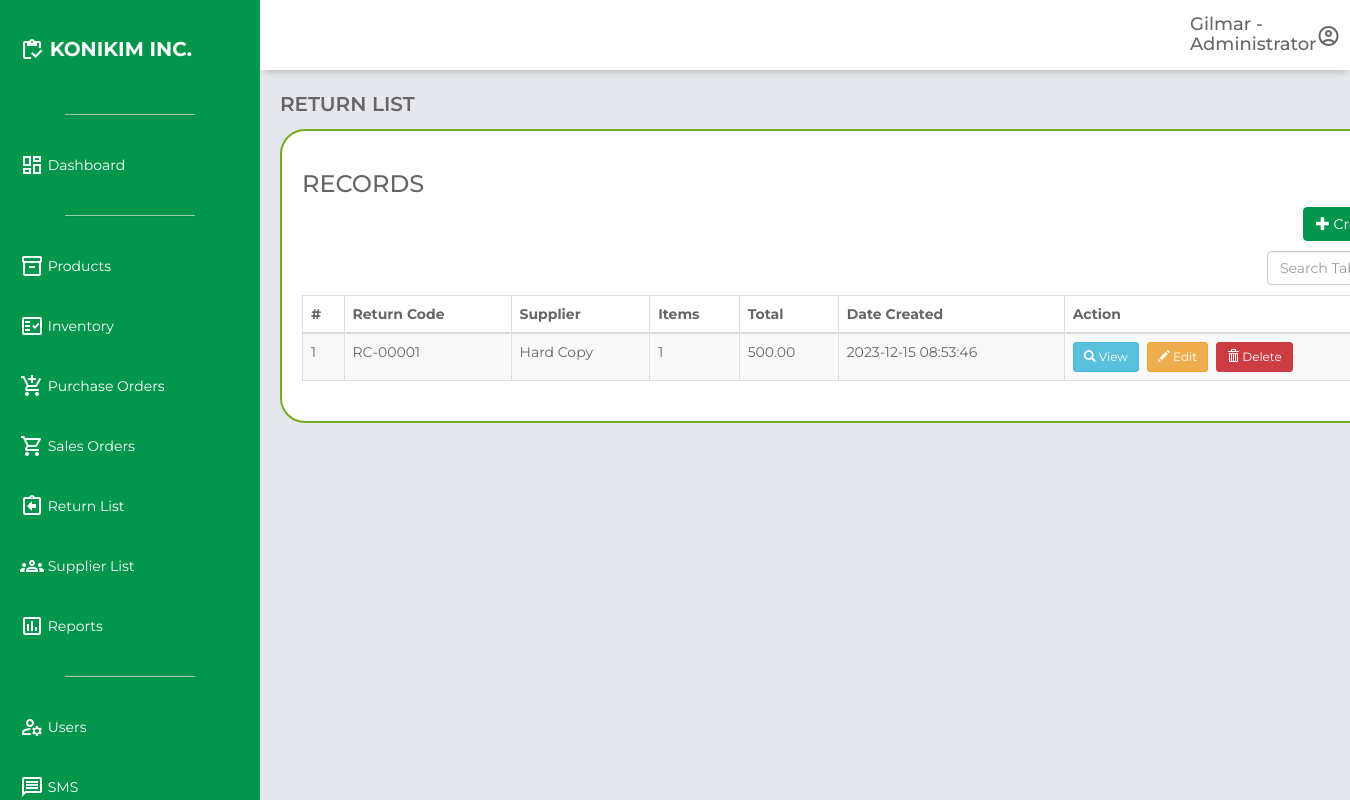
Screenshot of /return_list.php (signed in) with the database file from the repository.
### tables this page shows
CREATE TABLE `return_orders` (
  `id` int(11) NOT NULL,
  `returncode` varchar(255) NOT NULL,
  `supplier` varchar(255) NOT NULL,
  `subtotal` decimal(10,2) NOT NULL,
  `dateCreated` timestamp NOT NULL DEFAULT current_timestamp() ON UPDATE current_timestamp()
);

### return_list.php (the view, shortened to what this page needs)
<!DOCTYPE html>
<?php
if (isset($_SESSION['loggedin']) && $_SESSION['loggedin'] == true && isset($_SESSION['firstname']) && isset($_SESSION['user_type'])) {
    $userFirstName = $_SESSION['firstname'];
    $userType = $_SESSION['user_type'];
} else {
    $userFirstName = 'Unknown';
    $userType = 'Unknown';
}
?>
<html lang="en">
<head>
    <link rel="stylesheet" href="https://unpkg.com/boxicons@2.0.7/css/boxicons.min.css">
    <link href="https://maxcdn.bootstrapcdn.com/bootstrap/3.3.0/css/bootstrap.min.css" rel="stylesheet">
    <link href="https://cdn.datatables.net/1.10.25/css/dataTables.bootstrap.min.css" rel="stylesheet">
    <link rel="stylesheet" href="css\dashboard.css">
</head>
<body>
    <div class="grid-container">
        <header class="header">
            <div class="header-right" style="margin-left: 900px;">
                <h4><?php echo htmlspecialchars($userFirstName); ?> - <?php echo htmlspecialchars($userType); ?></h4>
            </div>
            <div class="header-right">
                <span class="material-icons-outlined" id="userIcon">account_circle</span>
            </div>
        </header>
        <aside id="sidebar">
            <div class="sidebar-title">
                <div class="sidebar-brand">
                    <span class="material-icons-outlined">inventory</span> KONIKIM INC.
                </div>
            </div>
            <ul class="sidebar-list">
                <hr class="sidebar-divider hr-sidebar-divider">
                <li class="sidebar-list-item">
                    <a href="dashboard.php" target="_self">
                        <span class="material-icons-outlined">dashboard</span> Dashboard
                    </a>
                </li>
                <hr class="sidebar-divider hr-sidebar-divider">
                <li class="sidebar-list-item">
                    <a href="products.php" target="_self">
                        <span class="material-icons-outlined">inventory_2</span> Products
                    </a>
                </li>
                <li class="sidebar-list-item">
                    <a href="inventory.php" target="_self">
                        <span class="material-icons-outlined">fact_check</span> Inventory
                    </a>
                </li>
                <li class="sidebar-list-item">
                    <a href="purchase_orders.php" target="_self">
                        <span class="material-icons-outlined">add_shopping_cart</span> Purchase Orders
                    </a>
                </li>
                <li class="sidebar-list-item">
                    <a href="sales_orders.php" target="_self">
                        <span class="material-icons-outlined">shopping_cart</span> Sales Orders
                    </a>
                </li>
                <li class="sidebar-list-item">
                    <a href="return_list.php" target="_self">
                        <span class="material-icons-outlined">assignment_return</span> Return List
                    </a>
                </li>
                <li class="sidebar-list-item">
                    <a href="supplier.php" target="_self">
                        <span class="material-icons-outlined">groups</span> Supplier List
                    </a>
                </li>
                <li class="sidebar-list-item">
                    <a href="reports.php" target="_self">
                        <span class="material-icons-outlined">poll</span> Reports
                    </a>
                </li>
                <?php if ($_SESSION['user_type'] == 'Administrator') : ?>
                    <hr class="sidebar-divider hr-sidebar-divider">
                    <li class="sidebar-list-item">
                        <a href="user.php" target="_self">
                            <span class="material-icons-outlined">manage_accounts</span> Users
                        </a>
                    </li>
                    <li class="sidebar-list-item">
                        <a href="sms.php" target="_self">
                            <span class="material-icons-outlined">message</span> SMS
                        </a>
                    </li>
                <?php endif; ?>
            </ul>
        </aside>
        <main class="main-container">
            <div class="main-title">
                <p class="font-weight-bold">RETURN LIST</p>
            </div>
            <div class="container" style="font-family: 'Montserrat', sans-serif !important;">
                <div class="row">
                    <div class="col-md-12">
                        <h3>RECORDS</h3>
                        <a href="return_add.php" class="btn btn-warning pull-right" style="margin-bottom: 10px; position: relative; background-color: #02964C; border-color: #02964C;"><span class="glyphicon glyphicon-plus"></span> Create New </a>
                    </div>
                </div>
                <div class="row">
                    <div class="col-md-2" style="margin-left: 965px; margin-bottom: 10px;">
                        <input type="text" id="tableSearch" class="form-control" placeholder="Search Table...">
                    </div>
                    <div class="col-md-12">
                        <div class="table-responsive">
                            <table class="table table-bordered table-striped">
                                <thead>
                                    <tr>
                                        <th>#</th>
                                        <th>Return Code</th>
                                        <th>Supplier</th>
                                        <th>Items</th>
                                        <th>Total</th>
                                        <th>Date Created</th>
                                        <th>Action</th>
                                    </tr>
                                </thead>
                                <tbody>
                                    <?php
                                    require_once 'db_config.php';
                                    $sql = mysqli_query($conn, "SELECT ro.*, COUNT(roi.id) AS itemCount FROM return_orders ro LEFT JOIN return_order_items roi ON ro.id = roi.return_order_id GROUP BY ro.id");
                                    $count = 1;
                                    $row = mysqli_num_rows($sql);
                                    if ($row > 0) {
                                        while ($row = mysqli_fetch_array($sql)) {
                                    ?>
                                            <tr>
                                                <td><?php echo $count ?></td>
                                                <td><?php echo $row['returncode']; ?></td>
                                                <td><?php echo $row['supplier']; ?></td>
                                                <td><?php echo $row['itemCount']; ?></td>
                                                <td><?php echo $row['subtotal']; ?></td>
                                                <td><?php echo $row['dateCreated']; ?></td>
                                                <td>
                                                    <div style="display: flex; align-items: center;">
                                                        <a href="#" class="btn btn-info btn-sm" style="margin-right: 8px; position: relative;"><span class="glyphicon glyphicon-search"></span> View </a>
                                                        <a href="#" class="btn btn-warning btn-sm" style="margin-right: 8px; position: relative;"><span class="glyphicon glyphicon-pencil"></span> Edit </a>
                                                        <a href="#" onClick="return confirm('Do you really want to remove this record?')" class="btn btn-danger btn-sm" style="background-color: #cc3c43; border-color: #cc3c43;"><span class="glyphicon glyphicon-trash"></span> Delete </a>
                                                    </div>
                                                </td>
                                            </tr>
                                    <?php
                                            $count = $count + 1;
                                        }
                                    }
                                    ?>
                                </tbody>
                            </table>
                        </div>
                    </div>
                </div>
            </div>
        </main>
    </div>
</body>
</html>

### css/dashboard.css (style rules this page uses)
body { margin: 0; padding: 0; box-sizing: border-box; background-color: #e6e8ed; color: #666666; font-family: "Montserrat", sans-serif !important; }
.material-icons-outlined { vertical-align: middle; line-height: 1px; }
.font-weight-bold { font-weight: 600; }
.grid-container { display: grid; grid-template-columns: 260px 1fr 1fr 1fr; grid-template-rows: 0.2fr 3fr; grid-template-areas: "sidebar header header header" "sidebar main main main"; height: 100vh; }
.header { grid-area: header; height: 70px; background-color: #ffffff; display: flex; align-items: center; justify-content: space-between; padding: 0 30px 0 30px; box-shadow: 0 6px 7px -4px rgba(0, 0, 0, 0.2); }
#sidebar { grid-area: sidebar; height: 100%; background-color: #02964C; color: #ffffff; overflow-y: auto; transition: all 0.5s; -webkit-transition: all 0.5s; }
.hr-sidebar-divider { border-top: 1px solid #ddd; margin: 20px auto; width: 50%; opacity: 0.7; box-shadow: 0 1px 1px rgba(0, 0, 0, 0.1); }
.sidebar-title { display: flex; justify-content: space-between; align-items: center; padding: 20px 20px 20px 20px; margin-bottom: 30px; }
.sidebar-brand { margin-top: 15px; font-size: 20px; font-weight: 700; }
.sidebar-list { padding: 0; margin-top: 15px; list-style-type: none; }
.sidebar-list-item { padding: 20px 20px 20px 20px; }
.sidebar-list-item > a { text-decoration: none; color: #ffffff; }
.main-container { grid-area: main; overflow-y: auto; padding: 20px 20px; }
.container { background-color: #fff; border-radius: 25px; border: 2px solid #73AD21; padding: 20px; }
.main-title { display: flex; justify-content: space-between; }
.main-title > p { font-size: 20px; }

### rows the page displays
return_orders: returncode "RC-00001", supplier "Hard Copy", itemCount "1", subtotal "500.00", dateCreated "2023-12-15 08:53:46"

### other values shown
$userFirstName "Gilmar"
$userType "Administrator"
